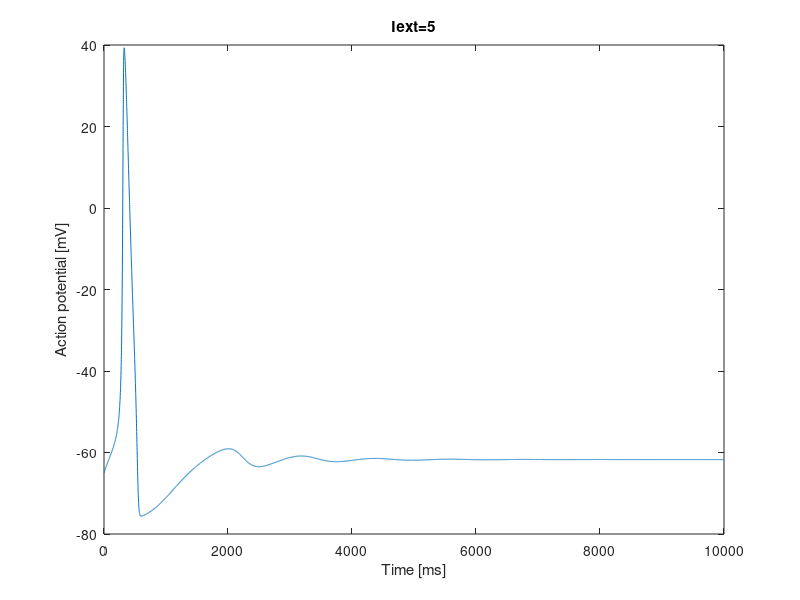

Reproduce this figure in MATLAB. (Note: this script raises an error after producing the figure.)
%made by jnullj - 2017
%huxley hodgkin nerve cell model
%membrane voltage for diff currents

%timing and stepping
dt = 0.01;		%step size
wtime = 100;		%total time to simulate
steps = wtime/dt;	%number of steps in time
%build empty arrays for data
V = zeros(1,steps);
n = zeros(1,steps);
m = zeros(1,steps);
h = zeros(1,steps);
%intial values
V(1) = 0;
n(1) = 0.3177;
m(1) = 0.0529;
h(1) = 0.5961;
c = 1;
g_K = 36;
g_Na = 120;
g_l = 0.3;
V_K = 12;
V_Na = -115;
V_l = -10.6;
%input 1
%I = zeros(1,steps); case 1
I = ones(1,steps)*-5;
%case 3: I = ones(1,steps)*-10;
%functions
alpha_n = @(V) 0.01*(V+10)/(exp((V+10)/10)-1);
beta_n = @(V) 0.125*exp(V/80);
alpha_m = @(V) 0.1*(V+25)/(exp((V+25)/10)-1);
beta_m = @(V) 4*exp(V/18);
alpha_h = @(V) 0.07*exp(V/20);
beta_h = @(V) 1/(exp((V+30)/10)+1);
% v’=f(t,v)
f_v = (-g_K*(n(1)^4)*(V(1)-V_K)-g_Na*(m(1)^3)*h(1)*(V(1)-V_Na)-g_l*(V(1)-V_l)+I(1))/c;
f_n = alpha_n(V(1))*(1-n(1))-beta_n(V(1))*n(1);
f_m = alpha_m(V(1))*(1-m(1))-beta_m(V(1))*m(1);
f_h = alpha_h(V(1))*(1-h(1))-beta_h(V(1))*h(1);

%using euler method to find all values
for t=2:steps
	V(t) = V(t-1) + dt * f_v;
	n(t) = n(t-1) + dt * f_n;
	m(t) = m(t-1) + dt * f_m;
	h(t) = h(t-1) + dt * f_h;
	f_v = (-g_K*(n(t)^4)*(V(t)-V_K)-g_Na*(m(t)^3)*h(t)*(V(t)-V_Na)-g_l*(V(t)-V_l)+I(t))/c;
	f_n = alpha_n(V(t))*(1-n(t))-beta_n(V(t))*n(t);
	f_m = alpha_m(V(t))*(1-m(t))-beta_m(V(t))*m(t);
	f_h = alpha_h(V(t))*(1-h(t))-beta_h(V(t))*h(t);
end

V1 = -V-65;

%show plots
tval = 1:steps;

plot(tval, V1)
title('Iext=5')
xlabel('Time [ms]')
ylabel('Action potential [mV]')
ax = gca;
ax.XTick = 1:wtime:steps;
ax.XTickLabel = 0:wtime;
